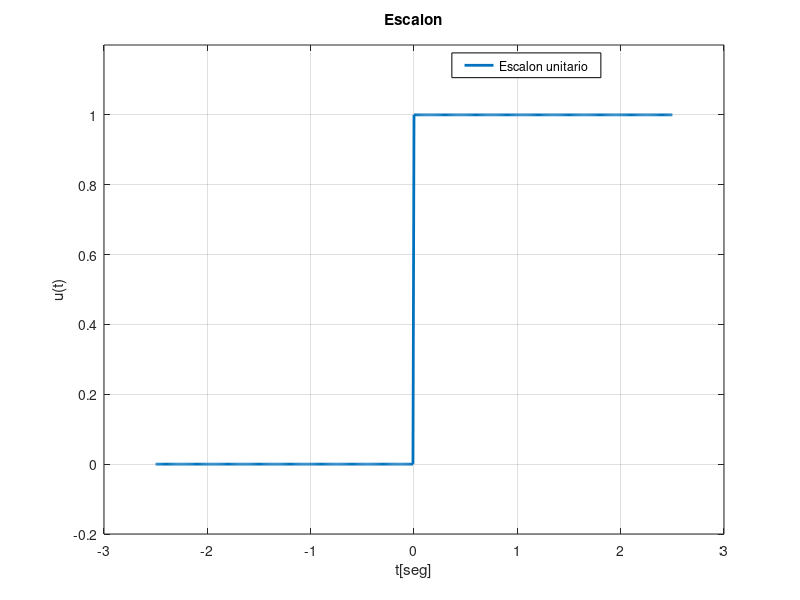

Reproduce this figure in MATLAB.
clc
clear all
Fs=100;
t=[-2.5:1/Fs:2.5];
Lt=length(t);
for k=1:Lt;
    if t(k)<0
        u(k)=0;
    else
                u(k)=1
    end
end
figure1 = figure;

axes1 = axes('Parent',figure1,'YGrid','on','XGrid','on');
ylim(axes1,[-0.2 1.2]);
box(axes1,'on');
hold(axes1,'on');
plot(t,u,'DisplayName','Escalon unitario','LineWidth',2);
xlabel('t[seg]');
ylabel('u(t)');
title({'Escalon',''});
legend1 = legend(axes1,'show');
set(legend1,...
    'Position',[0.564823717758594 0.870551656884501 0.186250004323324 0.0370370362091949],...
    'EdgeColor',[0 0 0]);

